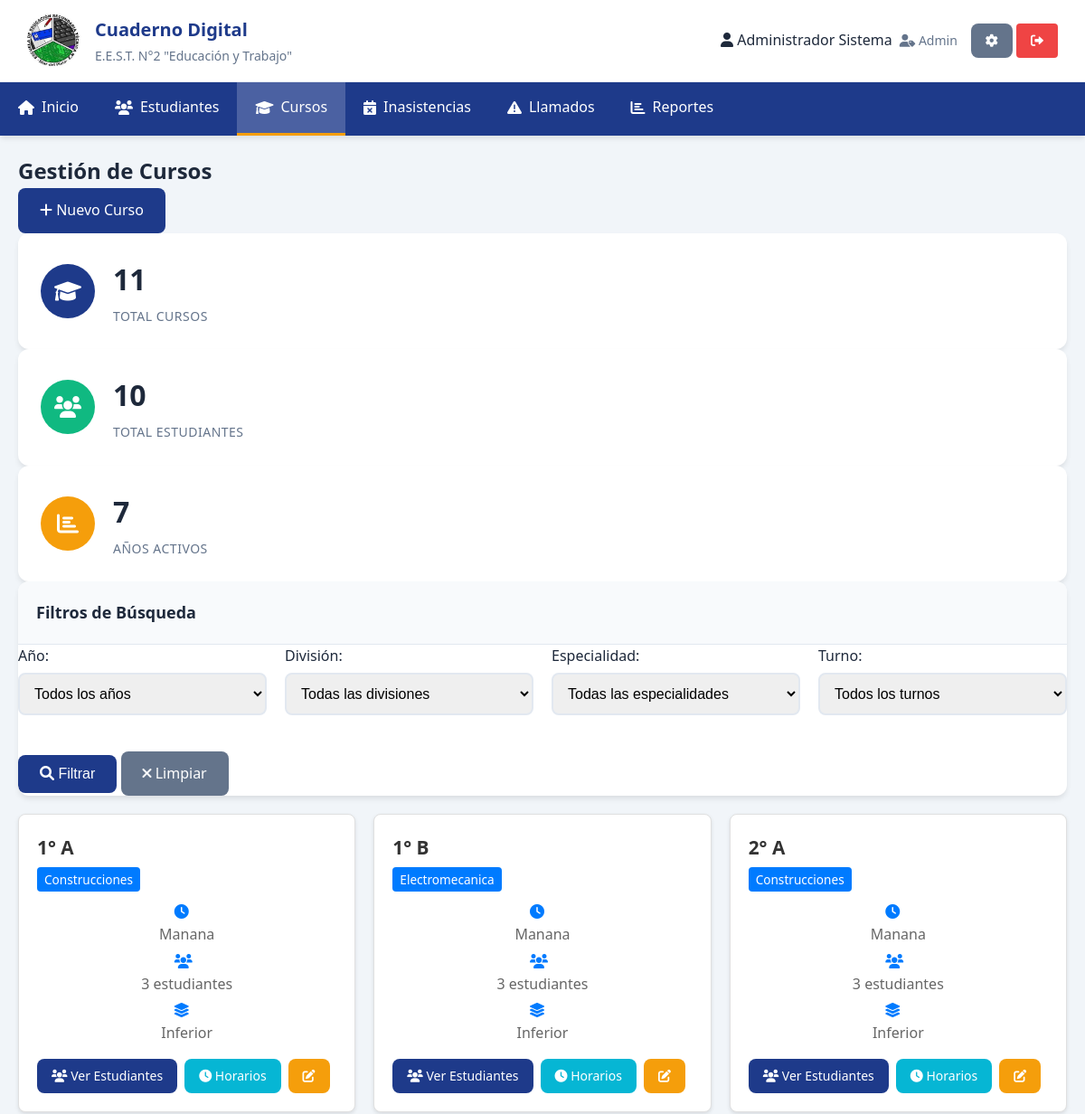
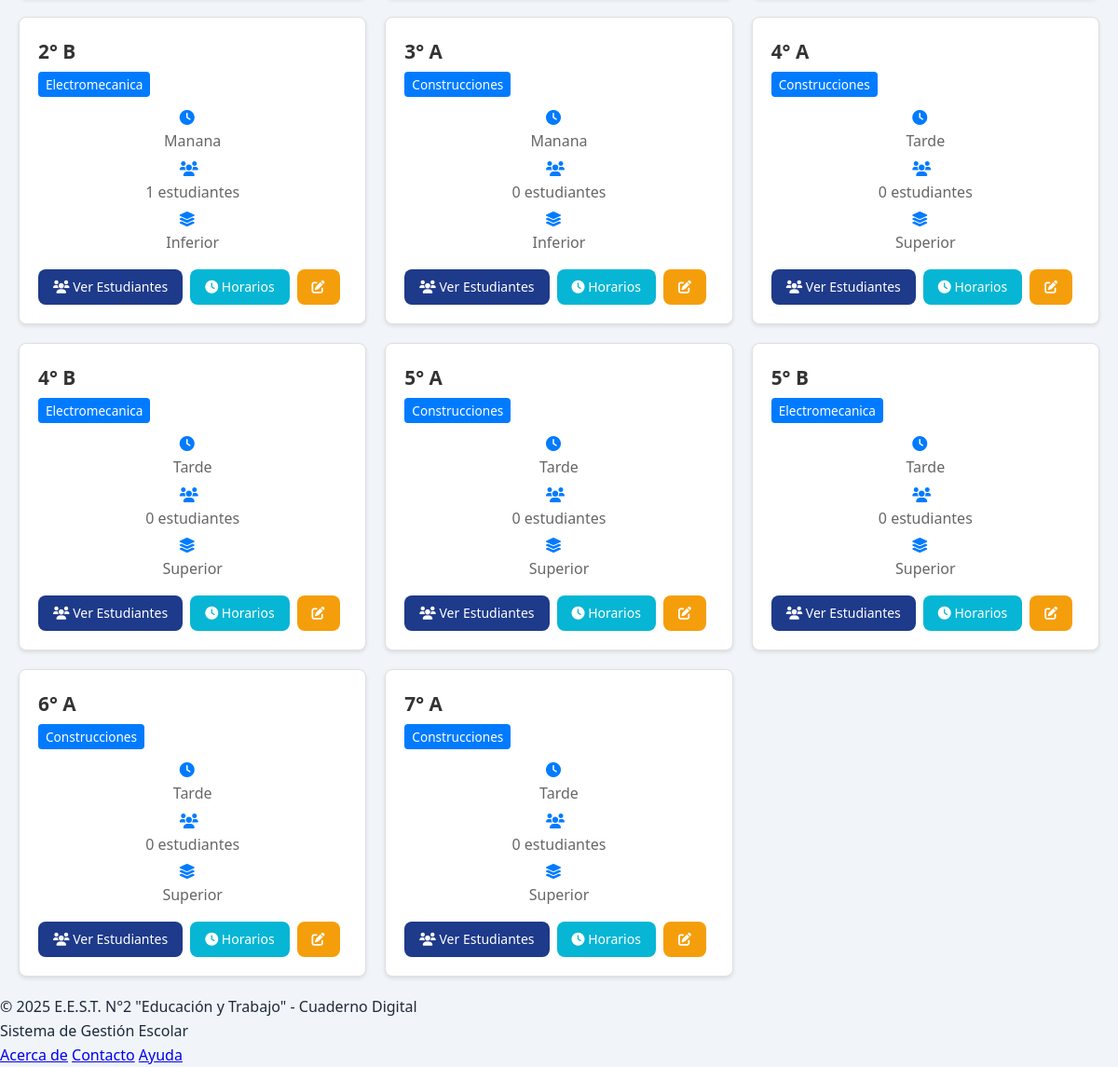
Page /cursos.php (signed in) on the committed database (2 pictures, top to bottom).
### tables this page shows
CREATE TABLE IF NOT EXISTS cursos (
    id INT AUTO_INCREMENT PRIMARY KEY,
    anio INT NOT NULL,  
    division VARCHAR(5) NOT NULL,  
    turno_id INT NOT NULL,
    especialidad_id INT NOT NULL,
    taller_id INT,
    grado ENUM('inferior', 'superior') NOT NULL,  
    activo BOOLEAN DEFAULT TRUE,
    FOREIGN KEY (turno_id) REFERENCES turnos(id),
    FOREIGN KEY (especialidad_id) REFERENCES especialidades(id),
    FOREIGN KEY (taller_id) REFERENCES talleres(id)
);

CREATE TABLE IF NOT EXISTS especialidades (
    id INT AUTO_INCREMENT PRIMARY KEY,
    nombre VARCHAR(100) NOT NULL,
    descripcion TEXT,
    activa BOOLEAN DEFAULT TRUE
);

CREATE TABLE IF NOT EXISTS turnos (
    id INT AUTO_INCREMENT PRIMARY KEY,
    nombre VARCHAR(20) NOT NULL,  
    hora_inicio TIME,
    hora_fin TIME
);

### config/database.php (called while the page is built, shortened)
<?php
class Database {
    private static $instance = null;
    private $connection;
    private function __construct() {
        try {
            $this->connection = new PDO(
                "mysql:host=" . DB_HOST . ";dbname=" . DB_NAME . ";charset=utf8",
                DB_USER,
                DB_PASS,
                [
                    PDO::ATTR_ERRMODE => PDO::ERRMODE_EXCEPTION,
                    PDO::ATTR_DEFAULT_FETCH_MODE => PDO::FETCH_ASSOC,
                    PDO::ATTR_EMULATE_PREPARES => false
                ]
            );
        } catch (PDOException $e) {
            die("Error de conexión: " . $e->getMessage());
        }
    }
    public static function getInstance() {
        if (self::$instance === null) {
            self::$instance = new self();
        }
        return self::$instance;
    }
    public function query($sql, $params = []) {
        $stmt = $this->connection->prepare($sql);
        $stmt->execute($params);
        return $stmt;
    }
    public function fetchAll($sql, $params = []) {
        return $this->query($sql, $params)->fetchAll();
    }
    public function fetch($sql, $params = []) {
        return $this->query($sql, $params)->fetch();
    }
}
?>

### cursos.php (the view, shortened to what this page needs)
<?php
include 'includes/header.php';
require_once 'config/database.php';
$db = Database::getInstance();
$where_conditions = ["c.activo = 1"];
$params = [];
$where_clause = implode(" AND ", $where_conditions);
$cursos = $db->fetchAll("
    SELECT c.*, esp.nombre as especialidad_nombre, t.nombre as turno_nombre,
           COUNT(e.id) as total_estudiantes,
           COUNT(CASE WHEN e.activo = 1 THEN 1 END) as estudiantes_activos
    FROM cursos c
    LEFT JOIN especialidades esp ON c.especialidad_id = esp.id
    LEFT JOIN turnos t ON c.turno_id = t.id
    LEFT JOIN estudiantes e ON c.id = e.curso_id
    WHERE $where_clause
    GROUP BY c.id
    ORDER BY c.anio, c.division
", $params);
$total_cursos = count($cursos);
$total_estudiantes = $db->fetch("
    SELECT COUNT(*) as total FROM estudiantes WHERE activo = 1
")['total'];
$cursos_por_anio = $db->fetchAll("
    SELECT c.anio, COUNT(*) as cantidad
    FROM cursos c
    WHERE c.activo = 1
    GROUP BY c.anio
    ORDER BY c.anio
");
?>
<main class="main-content">
<section class="cursos-section">
    <div class="section-header">
        <h2>Gestión de Cursos</h2>
        <a href="curso_nuevo.php" class="btn btn-primary">
            <i class="fas fa-plus"></i> Nuevo Curso
        </a>
    </div>
    <div class="stats-cards grid-3">
        <div class="stat-card">
            <div class="stat-icon">
                <i class="fas fa-graduation-cap"></i>
            </div>
            <div class="stat-content">
                <h3><?php echo $total_cursos; ?></h3>
                <p>Total Cursos</p>
            </div>
        </div>
        <div class="stat-card">
            <div class="stat-icon">
                <i class="fas fa-users"></i>
            </div>
            <div class="stat-content">
                <h3><?php echo $total_estudiantes; ?></h3>
                <p>Total Estudiantes</p>
            </div>
        </div>
        <div class="stat-card">
            <div class="stat-icon">
                <i class="fas fa-chart-bar"></i>
            </div>
            <div class="stat-content">
                <h3><?php echo count($cursos_por_anio); ?></h3>
                <p>Años Activos</p>
            </div>
        </div>
    </div>
    <div class="card">
        <div class="card-header">
            <h3 class="card-title">Filtros de Búsqueda</h3>
        </div>
        <form method="GET" class="filters-form">
            <div class="form-row">
                <div class="form-group">
                    <label for="anio">Año:</label>
                    <select name="anio" id="anio">
                        <option value="">Todos los años</option>
                    </select>
                </div>
                <div class="form-group">
                    <label for="division">División:</label>
                    <select name="division" id="division">
                        <option value="">Todas las divisiones</option>
                    </select>
                </div>
                <div class="form-group">
                    <label for="especialidad">Especialidad:</label>
                    <select name="especialidad" id="especialidad">
                        <option value="">Todas las especialidades</option>
                    </select>
                </div>
                <div class="form-group">
                    <label for="turno">Turno:</label>
                    <select name="turno" id="turno">
                        <option value="">Todos los turnos</option>
                    </select>
                </div>
            </div>
            <div class="form-actions">
                <button type="submit" class="btn btn-primary">
                    <i class="fas fa-search"></i> Filtrar
                </button>
                <a href="cursos.php" class="btn btn-secondary">
                    <i class="fas fa-times"></i> Limpiar
                </a>
            </div>
        </form>
    </div>
    <div class="cursos-grid">
        <?php foreach ($cursos as $curso): ?>
        <div class="curso-card">
            <div class="curso-header">
                <h3><?php echo $curso['anio']; ?>° <?php echo htmlspecialchars($curso['division']); ?></h3>
                <span class="curso-especialidad"><?php echo htmlspecialchars($curso['especialidad_nombre']); ?></span>
            </div>
            <div class="curso-info">
                <div class="info-item">
                    <i class="fas fa-clock"></i>
                    <span><?php echo htmlspecialchars($curso['turno_nombre']); ?></span>
                </div>
                <div class="info-item">
                    <i class="fas fa-users"></i>
                    <span><?php echo $curso['estudiantes_activos']; ?> estudiantes</span>
                </div>
                <div class="info-item">
                    <i class="fas fa-layer-group"></i>
                    <span><?php echo ucfirst($curso['grado']); ?></span>
                </div>
            </div>
            <div class="curso-actions">
                <a href="estudiantes.php?curso=<?php echo $curso['id']; ?>" class="btn btn-sm btn-primary">
                    <i class="fas fa-users"></i> Ver Estudiantes
                </a>
                <a href="horarios.php?curso=<?php echo $curso['id']; ?>" class="btn btn-sm btn-info">
                    <i class="fas fa-clock"></i> Horarios
                </a>
                <a href="curso_editar.php?id=<?php echo $curso['id']; ?>" class="btn btn-sm btn-warning">
                    <i class="fas fa-edit"></i>
                </a>
            </div>
        </div>
        <?php endforeach; ?>
    </div>
</section>
</main>
<?php include 'includes/footer.php'; ?>

### css/style.css (style rules this page uses)
* { margin: 0; padding: 0; box-sizing: border-box; }
:root { --primary-color: #1e3a8a; --secondary-color: #3b82f6; --accent-color: #f59e0b; --success-color: #10b981; --danger-color: #ef4444; --warning-color: #f59e0b; --info-color: #06b6d4; --light-color: #f8fafc; --dark-color: #1e293b; --gray-color: #64748b; --border-color: #e2e8f0; --shadow: 0 4px 6px -1px rgba(0, 0, 0, 0.1); --shadow-lg: 0 10px 15px -3px rgba(0, 0, 0, 0.1); }
body { font-family: 'Segoe UI', Tahoma, Geneva, Verdana, sans-serif; line-height: 1.6; color: var(--dark-color); background-color: #f1f5f9; margin: 0; padding: 0; }
.main-content { padding: 20px; min-height: calc(100vh - 200px); background-color: #f1f5f9; margin: 0; }
.form-group { margin-bottom: 20px; }
.form-group label { display: block; margin-bottom: 5px; font-weight: 500; color: var(--dark-color); }
.btn { display: inline-block; padding: 12px 24px; border: none; border-radius: 8px; font-size: 16px; font-weight: 500; text-decoration: none; cursor: pointer; transition: all 0.3s; text-align: center; }
.btn-primary { background-color: var(--primary-color); color: white; }
.stat-card { background: white; padding: 25px; border-radius: 12px; box-shadow: var(--shadow); display: flex; align-items: center; gap: 20px; transition: transform 0.3s, box-shadow 0.3s; }
.stat-icon { width: 60px; height: 60px; border-radius: 50%; display: flex; align-items: center; justify-content: center; font-size: 24px; color: white; background: var(--primary-color); }
.stat-card:nth-child(1) .stat-icon { background: var(--primary-color); }
.stat-card:nth-child(2) .stat-icon { background: var(--success-color); }
.stat-card:nth-child(3) .stat-icon { background: var(--warning-color); }
.stat-content h3 { font-size: 32px; font-weight: 700; color: var(--dark-color); margin-bottom: 5px; }
.stat-content p { color: var(--gray-color); font-size: 14px; font-weight: 500; text-transform: uppercase; letter-spacing: 0.5px; }
.grid-3 { grid-template-columns: repeat(auto-fit, minmax(300px, 1fr)); }
.card { background: white; border-radius: 12px; box-shadow: var(--shadow); overflow: hidden; margin: 0; }
.card-header { background: var(--light-color); padding: 20px; border-bottom: 1px solid var(--border-color); display: flex; justify-content: space-between; align-items: center; }
.card-title { font-size: 18px; font-weight: 600; color: var(--dark-color); margin: 0; }
.form-row { display: grid; grid-template-columns: repeat(auto-fit, minmax(250px, 1fr)); gap: 20px; margin-bottom: 20px; }
.form-group input, .form-group select, .form-group textarea { width: 100%; padding: 12px; border: 2px solid var(--border-color); border-radius: 8px; font-size: 16px; transition: border-color 0.3s; }
.btn-secondary { background-color: var(--gray-color); color: white; }
.btn-warning { background-color: var(--warning-color); color: white; }
.btn-info { background-color: var(--info-color); color: white; }
.btn-sm { padding: 8px 16px; font-size: 14px; }
.info-item { display: flex; flex-direction: column; gap: 5px; }

### cursos.php (style rules this page uses)
.cursos-section { max-width: 1200px; margin: 0 auto; }
.cursos-grid { display: grid; grid-template-columns: repeat(auto-fill, minmax(300px, 1fr)); gap: 20px; margin-top: 20px; }
.curso-card { background: #fff; border: 1px solid #e0e0e0; border-radius: 8px; padding: 20px; box-shadow: 0 2px 4px rgba(0,0,0,0.1); transition: transform 0.2s, box-shadow 0.2s; }
.curso-header { margin-bottom: 15px; }
.curso-header h3 { margin: 0 0 5px 0; color: #333; font-size: 1.3em; }
.curso-especialidad { background: #007bff; color: white; padding: 4px 8px; border-radius: 4px; font-size: 0.85em; }
.curso-info { margin-bottom: 15px; }
.info-item { display: flex; align-items: center; margin-bottom: 8px; color: #666; }
.info-item i { width: 20px; margin-right: 8px; color: #007bff; }
.curso-actions { display: flex; gap: 8px; flex-wrap: wrap; }

### rows in the picture
cursos: anio "1", division "A", especialidad.nombre "Construcciones", turno.nombre "Manana", estudiantes_activos "3", grado "Inferior"
cursos: anio "1", division "B", especialidad.nombre "Electromecanica", turno.nombre "Manana", estudiantes_activos "3", grado "Inferior"
cursos: anio "2", division "A", especialidad.nombre "Construcciones", turno.nombre "Manana", estudiantes_activos "3", grado "Inferior"
cursos: anio "2", division "B", especialidad.nombre "Electromecanica", turno.nombre "Manana", estudiantes_activos "1", grado "Inferior"
cursos: anio "3", division "A", especialidad.nombre "Construcciones", turno.nombre "Manana", estudiantes_activos "0", grado "Inferior"
cursos: anio "4", division "A", especialidad.nombre "Construcciones", turno.nombre "Tarde", estudiantes_activos "0", grado "Superior"
cursos: anio "4", division "B", especialidad.nombre "Electromecanica", turno.nombre "Tarde", estudiantes_activos "0", grado "Superior"
cursos: anio "5", division "A", especialidad.nombre "Construcciones", turno.nombre "Tarde", estudiantes_activos "0", grado "Superior"
cursos: anio "5", division "B", especialidad.nombre "Electromecanica", turno.nombre "Tarde", estudiantes_activos "0", grado "Superior"
cursos: anio "6", division "A", especialidad.nombre "Construcciones", turno.nombre "Tarde", estudiantes_activos "0", grado "Superior"
cursos: anio "7", division "A", especialidad.nombre "Construcciones", turno.nombre "Tarde", estudiantes_activos "0", grado "Superior"

### other values in the picture
Security::escape(ucfirst($currentUser['rol'])) "Admin"
$total_cursos "11"
$total_estudiantes "10"
count($cursos_por_anio) "7"
